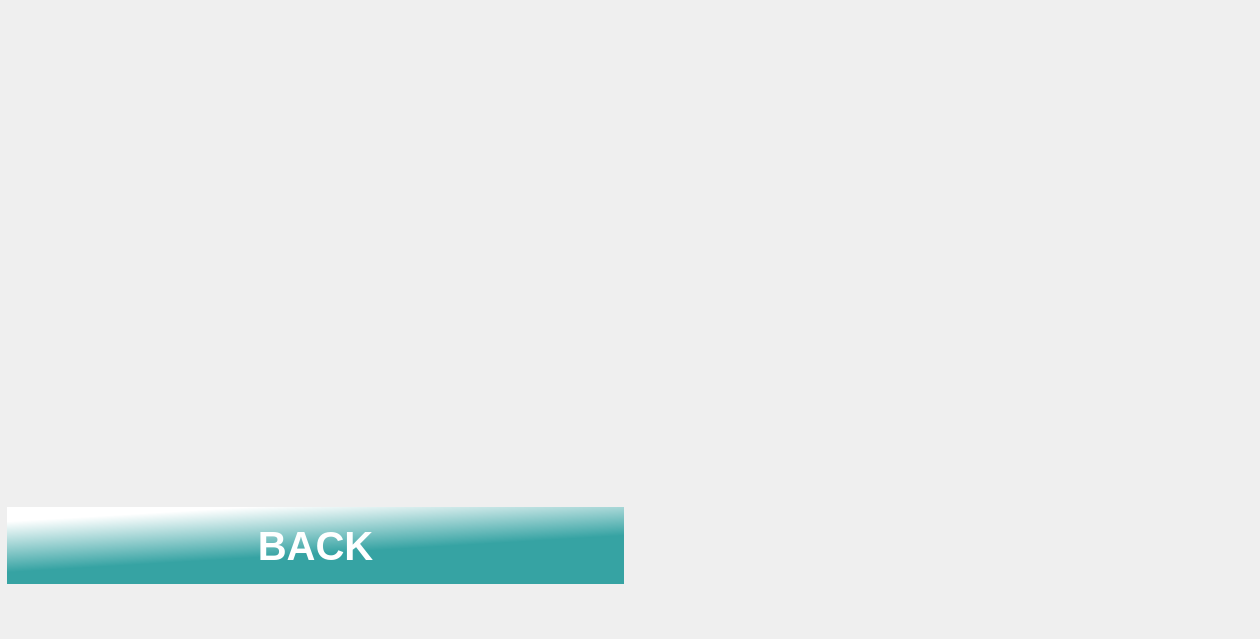
    <widget class="QWidget" name="page_73">
     <widget class="QLabel" name="label_126">
      <property name="geometry">
       <rect>
        <x>0</x>
        <y>0</y>
        <width>1250</width>
        <height>630</height>
       </rect>
      </property>
      <property name="text">
       <string/>
      </property>
      <property name="pixmap">
       <pixmap resource="icon.qrc">:/adding/adding/rm380-02-knyfs2py.jpg</pixmap>
      </property>
      <property name="scaledContents">
       <bool>true</bool>
      </property>
     </widget>
     <widget class="QLabel" name="label_127">
      <property name="geometry">
       <rect>
        <x>0</x>
        <y>0</y>
        <width>641</width>
        <height>471</height>
       </rect>
      </property>
      <property name="text">
       <string/>
      </property>
      <property name="pixmap">
       <pixmap resource="Res2.qrc">:/v_to_36/v_to_36/30.png</pixmap>
      </property>
      <property name="scaledContents">
       <bool>true</bool>
      </property>
     </widget>
     <widget class="QLabel" name="label_128">
      <property name="geometry">
       <rect>
        <x>650</x>
        <y>120</y>
        <width>601</width>
        <height>481</height>
       </rect>
      </property>
      <property name="text">
       <string/>
      </property>
      <property name="pixmap">
       <pixmap resource="Res2.qrc">:/v_to_36/v_to_36/30.jpg</pixmap>
      </property>
      <property name="scaledContents">
       <bool>true</bool>
      </property>
     </widget>
     <widget class="QPushButton" name="zn_to_back">
      <property name="geometry">
       <rect>
        <x>0</x>
        <y>500</y>
        <width>631</width>
        <height>91</height>
       </rect>
      </property>
      <property name="font">
       <font>
        <pointsize>30</pointsize>
        <italic>false</italic>
        <bold>true</bold>
       </font>
      </property>
      <property name="autoFillBackground">
       <bool>false</bool>
      </property>
      <property name="styleSheet">
       <string notr="true">QPushButton
{
border:none;
color:white;
	
	
	background-color: qlineargradient(spread:pad, x1:0.651, y1:0.536, x2:0.393796, y2:0, stop:0 rgba(54, 163, 163, 255), stop:1 rgba(255, 255, 255, 255));
	
margin:7px;

}
QPushButton:pressed
{
	
	background-color: qlineargradient(spread:pad, x1:0.512878, y1:0.513273, x2:0.653182, y2:1, stop:0 rgba(54, 163, 163, 255), stop:1 rgba(255, 255, 255, 255));
}</string>
      </property>
      <property name="text">
       <string>BACK</string>
      </property>
     </widget>
    </widget>
